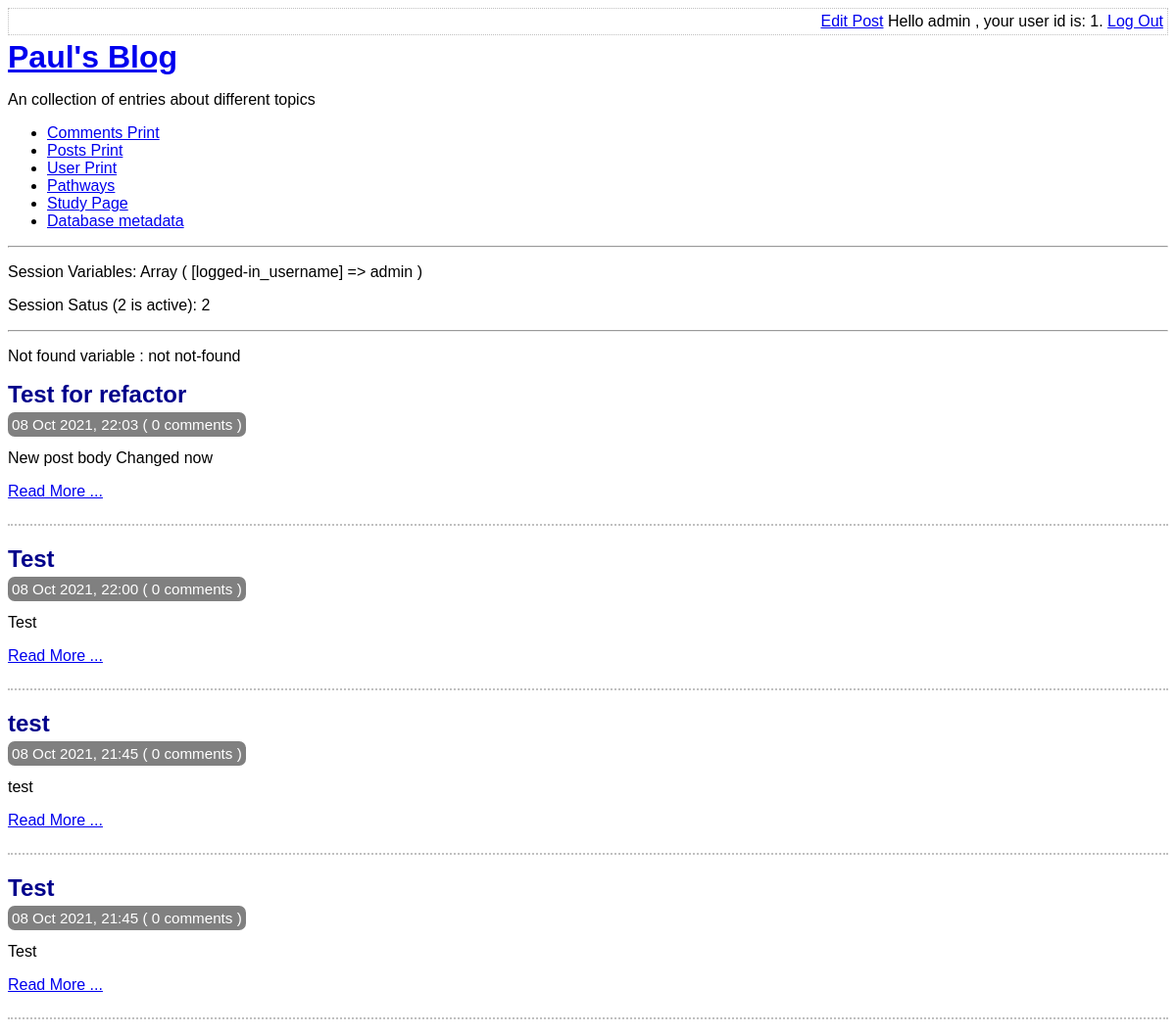
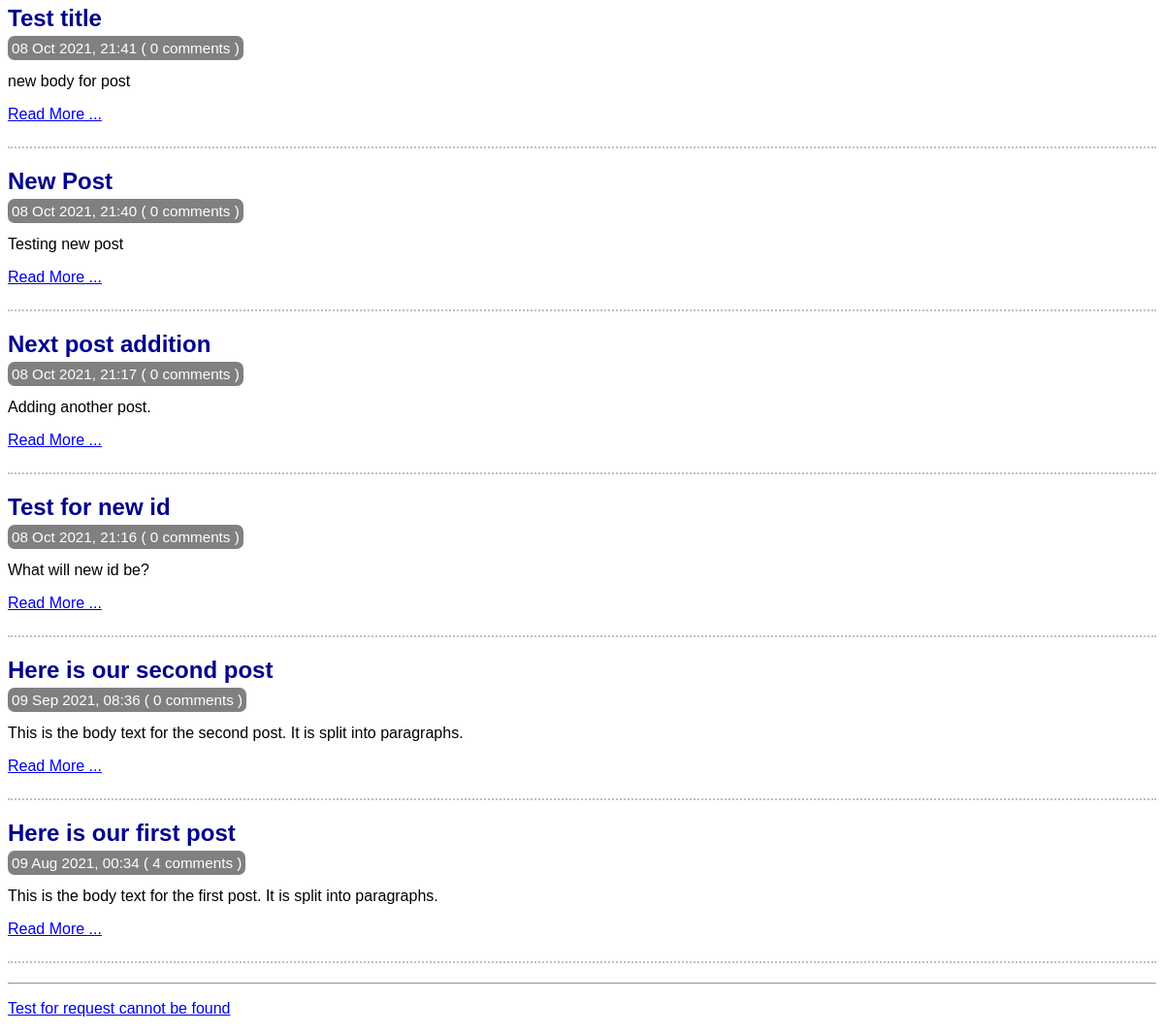
The app's page /index.php (signed in) with its own data (2 pictures, top to bottom).
### tables this page shows
CREATE TABLE user(
    id integer primary key autoincrement not null,
    username text not null,
    password text not null,
    created_at date not null,
    is_enabled boolean not null default true
);

CREATE TABLE post(
    id integer primary key autoincrement not null,
    title text not null,
    body text not null,
    user_id integer not null,
    created_at date not null,
    updated_at date,
    foreign key (user_id) references user(id)
);

### lib/common.php (called while the page is built, shortened)
<?php
function getRootPath()
{
    return realpath(__DIR__ . '/..');
}
function getDatabasePath()
{
    return getRootPath() . '/data/data.sqlite';
}
function getDsn()
{
    return 'sqlite:' . getDatabasePath();
}
function getPDO()
{
    $pdo = new PDO(getDsn());
    $result = $pdo -> query('pragma foreign_keys = ON');
    return $pdo;
}
function htmlEscape($html){
    return htmlspecialchars($html, ENT_HTML5, 'UTF-8');
}
function convertSQliteDate($sqlDate){
    $date = DateTime::createFromFormat("Y-m-d H:i:s",$sqlDate);
    return $date -> format('d M Y, H:i');
}
function countCommentsForPost(PDO $pdo, $postId){
    $pdo = getPDO();
    $sql = "
    select count(*) c from comment
    where post_id = :post_id
    ";
    $stmt = $pdo -> prepare($sql);
    $stmt ->execute(
        array('post_id' => $postId, )
    );
    return (int) $stmt -> fetchColumn();
}
function isLoggedIn(){
    return isset($_SESSION['logged-in_username']);
}
function getAuthUser(){
    return isLoggedIn() ? $_SESSION['logged-in_username'] : null;
}
function getAuthUserId(PDO $pdo){
    $sql = "
    select id
    from user
    where username = :username
    ";
    $stmt = $pdo -> prepare($sql);
    $stmt -> execute(
        array( 'username' => getAuthUser(), )
    );
    return $stmt->fetchColumn();
}

### index.php (the view, shortened to what this page needs)
<?php
require_once 'lib/common.php';
$pdo = getPDO();
$stmt = $pdo -> query(
  'select id, title, created_at, body
  from post
  order by created_at desc'
);
$notFound = isset($_GET['not-found']);
if ($notFound){
  $notFoundVar = $notFound;
}
else{
  $notFoundVar = "not not-found";
}
?>
<?php require_once 'templates/boilerplate.php' ?>
<body>
    <?php require 'templates/title.php' ?>
    <p>Not found variable : <?php echo $notFoundVar ?></p>
      <div class="post-list">
        <?php while ($row = $stmt->fetch(PDO::FETCH_ASSOC)): ?>
          <div class="post-synopsis">
              <h2>
                <?php echo htmlEscape($row['title']) ?>
              </h2>
              <div class="meta">
                <?php echo convertSQliteDate($row['created_at']) ?>
                ( <?php  echo countCommentsForPost($pdo , $row['id'])  ?> comments )
              </div>
              <p>
                <?php echo htmlEscape($row['body'] )?>
              </p>
              <div class="read-more">
                <p><a href="view-post.php?post_id=<?php echo $row['id'] ?>">Read More ...</a></p>
              </div>
          </div>
      <?php endwhile ?>
    </div>
<hr/>
<p><a href="view-post.php?post_id=7">Test for request cannot be found</a></p>
</body>
</html>

### templates/title.php
<div class="top-menu">
    <div class="menu-options">
        <?php if(isLoggedIn()): ?>
            <a href='edit-post.php'>Edit Post</a>
            Hello <?php echo htmlEscape(getAuthUser()) ?> , your user id is:  <?php echo htmlEscape( getAuthUserId( getPDO()) ) ?>.
            <a href="log-out.php">Log Out</a>
            <?php else: ?>
            <a href="log-in.php">Log in</a>
        <?php endif ?>
    </div>
</div>
<a href='index.php'><h1>Paul's Blog </h1></a>
    <p>An collection of entries about different topics</p>
    <ul>
        <li><a href="print_table.php?tablename=comment">Comments Print</a>
        <li><a href="print_table.php?tablename=post">Posts Print</a>
        <li><a href="print_table.php?tablename=user">User Print</a>
        <li><a href="pathways.php">Pathways</a>
        <li><a href="study_page.php">Study Page</a>
        <li><a href="db-meta.php">Database metadata</a>
    </ul>
    <hr>
    <?php
if(session_status() === 2){
$sessionVars = print_r($_SESSION, true);
echo '<p> Session Variables: ' . $sessionVars . '</p>';
echo '<p> Session Satus (2 is active): ' . session_status() . '</p>';
}
 ?>
    <hr/>

### assets/main.css (style rules this page uses)
.top-menu { border: 1px dotted silver; overflow: hidden; padding: 4px; margin-bottom: 4px; }
.menu-options { float: right; }
h1 , h2, h3 { margin-top: 0; margin-bottom: 8px; }
body { font-size: 100%; font-family:sans-serif; }
.post-synopsis { padding-bottom: 8px; border-bottom: 2px dotted silver; margin-bottom: 20px; }
.post-synopsis h2 , .post h2 { color: darkblue; }
.post .date , .post-synopsis .meta { color:white; background-color: grey; border-radius: 7px; padding: 4px; display: inline; font-size: 0.95em; }

### records on screen
user: id "1"
post: title "Test for refactor", created_at "08 Oct 2021, 22:03", id "0", body "New post body Changed now"
post: title "Test", created_at "08 Oct 2021, 22:00", id "0", body "Test"
post: title "test", created_at "08 Oct 2021, 21:45", id "0", body "test"
post: title "Test", created_at "08 Oct 2021, 21:45", id "0", body "Test"
post: title "Test title", created_at "08 Oct 2021, 21:41", id "0", body "new body for post"
post: title "New Post", created_at "08 Oct 2021, 21:40", id "0", body "Testing new post"
post: title "Next post addition", created_at "08 Oct 2021, 21:17", id "0", body "Adding another post."
post: title "Test for new id", created_at "08 Oct 2021, 21:16", id "0", body "What will new id be?"
post: title "Here is our second post", created_at "09 Sep 2021, 08:36", id "0", body "This is the body text for the second post. It is split into paragraphs."
post: title "Here is our first post", created_at "09 Aug 2021, 00:34", id "4", body "This is the body text for the first post. It is split into paragraphs."

### other values on screen
htmlEscape(getAuthUser()) "admin"
$sessionVars "Array ( [logged-in_username] => admin )"
session_status() "2"
$notFoundVar "not not-found"
